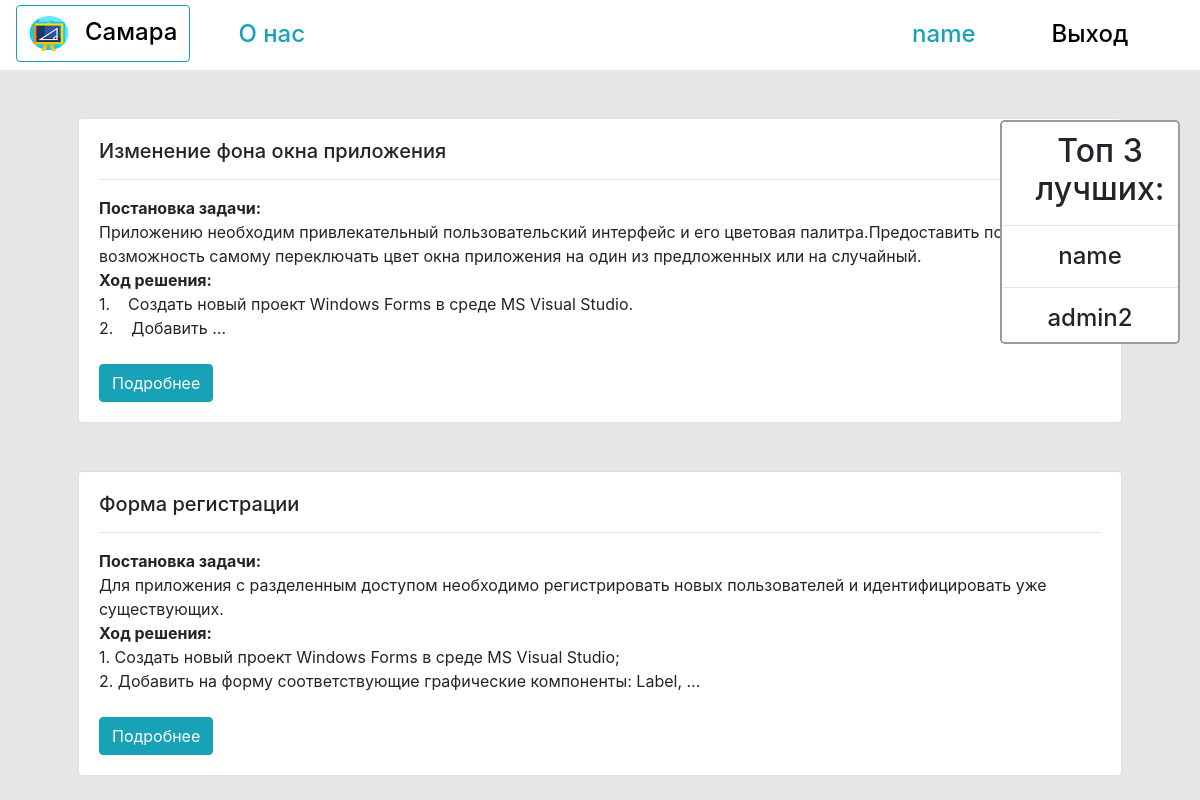
Page / (signed in) on the committed database.
### deti/models.py (models this page shows, shortened)
class Lekcia(models.Model): #Таблица лекций
    lekcia_title= models.CharField(max_length = 120, db_index = True, verbose_name = 'Название лекции')
    lekcia_text= models.TextField(verbose_name='Текст лекции')
    slug = models.SlugField(max_length=120, unique=True, verbose_name='URL', blank=True)
    def get_ubsalut_url(self):
        return reverse('lekcia_detail_url', kwargs={'slug':self.slug})
    class Meta:
        verbose_name='Леуция'
        verbose_name_plural='Лекции'
        db_table='lekcia'

class Student(models.Model): #Таблица студентов
    first_name_student = models.CharField(max_length = 120, db_index = True, verbose_name = 'Имя')
    second_name_student = models.CharField(max_length = 120, db_index = True, verbose_name = 'Фамилия')
    user = models.OneToOneField(User, on_delete=models.CASCADE)
    age_student= models.IntegerField( null=True, db_index = True, verbose_name='Возраст')
    photo_student= models.ManyToManyField('Magazin', null=True, blank = True, verbose_name = 'Аватар') #это вторичный ключ для таблицы магазина с аватарками
    coin = models.IntegerField(null= True, verbose_name='Баллы' )
    profes = models.ManyToManyField('Profes', blank=True, related_name='student', verbose_name='Профессия')
    class Meta:
        verbose_name='Студент'
        verbose_name_plural='Студенты'
        db_table='student'

### deti/views.py (the view)
# urls.py: path('',lekcias_list, name='lekcias_list_url'),
def lekcias_list(request):
    lekcias= Lekcia.objects.all()
    students= Student.objects.all()
    return render(request, 'deti/lekcias_list.html',
    context={'lekcias':lekcias,
    'students':students})

### deti/templates/deti/lekcias_list.html (shortened to what this page needs)
{% extends 'base.html' %}
{% block content %}
{% for lekcia in lekcias %}
{% include 'includes/include_lekcias_list.html' %}
{% endfor %}
{% endblock %}
{% block menu %}
<div class="menu aligt-items-center" align=center>
  <h2>Топ 3 лучших: </h2>
  <hr />
  {% for student in students %}
  <h4 align=center>{{student.user}}</h4>
  <hr />
  {% endfor %}
</div>
{% endblock %}

### deti/templates/base.html (shortened to what this page needs)
{% load static %}
<!DOCTYPE html>
<html lang="ru">
<head>
  <link rel="stylesheet" href="https://stackpath.bootstrapcdn.com/bootstrap/4.4.1/css/bootstrap.min.css">
  <link rel="stylesheet" type="text/css" href="{% static 'css/style.css' %}">
  </head>
  <body >
    <nav class="navbar navbar-expand-lg">
      <a class="navbar-brand btn btn-outline-info" href="{% url 'lekcias_list_url' %}"><img class="navbar-brand" src=" {% static '/images/logo.png' %}" width="40" height="45">Самара</a>
      <div class="collapse navbar-collapse" id="navbarSupportedContent">
        <ul class="navbar-nav mr-auto">
          <li class="nav-item">
            <a class="nav-link" style=" color: #17a2b8" href="#">О нас</a>
          </li>
          <li class="nav-item">
            <a class="nav-link" href="#"></a>
          </li>
        </ul>
        {% if user.is_authenticated %}
        <a class="nav-link nav-text" style=" color: #17a2b8" href="{% url 'student_detail_url' user.student.pk %}">{{ user.get_username }}</a>
        <a class="nav-link nav-text"  href="{% url 'logout' %}">Выход</a>
        {% else %}
        <a class="nav-link nav-text"  style=" color: #17a2b8" href="{% url 'signup' %}">Регистрация</a>
        <a class="nav-link nav-text"  href="{% url 'login' %}">Вход</a>
        {% endif %}
      </div>
    </nav>
    <div class="container glav_container ">
      <div class="row">
        {% block content %}{% endblock %}
      </div>
    </div>
    {% block menu %}
    {% endblock %}
  </body>
  </html>

### deti/templates/includes/include_lekcias_list.html
<div class="card mt-5 ml-5 mr-5">
  <div class="card-body">
    <h5 class="card-title">{{lekcia.lekcia_title}}</h5>
    <hr />
    <p class="card-text">{{lekcia.lekcia_text|truncatewords:40|safe}}</p>
    <a href="{{lekcia.get_ubsalut_url}}" class="btn btn-info mt-2">Подробнее</a>
  </div>
</div>

### static/css/style.css (style rules this page uses)
body { background-color: #e6e6e6; }
.navbar { background-color: white; padding-top: 5px; }
.navbar a { color: black; font-weight: 500; font-size: 18pt; margin-right: 40px; }
.nav-link { color: #f6f6f6; font-size: 13pt; padding-left: 20px; }
.menu { border: 2px solid #999; border-radius: 5px; position: fixed; right: 20px; top: 120px; width: 15%; height: 28%; overflow: auto; background-color: white; }
.menu h2 { margin-top: 10px; display: block; padding-left: 20px; color: #212529; }

### rows in the picture
Lekcia: lekcia_title "Изменение фона окна приложения", lekcia_text "Постановка задачи: Приложению необходим привлекательный пользовательский интерфейс и его цветовая палитра.Предоставить пользователю возможность самому переключать цвет окна приложения на один из предложенных или на случайный. Ход решения: 1. Создать новый проект Windows Forms в среде MS Visual Studio. 2. Добавить …"
Lekcia: lekcia_title "Форма регистрации", lekcia_text "Постановка задачи: Для приложения с разделенным доступом необходимо регистрировать новых пользователей и идентифицировать уже существующих. Ход решения: 1. Создать новый проект Windows Forms в среде MS Visual Studio; 2. Добавить на форму соответствующие графические компоненты: Label, …"
Student: user "name"
Student: user "admin2"

### other values in the picture
{{ user.get_username }} "name"
